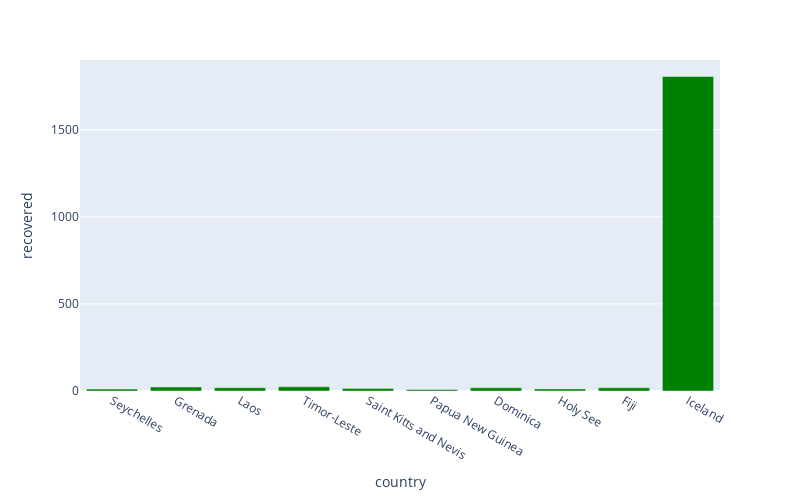

Notebook source saved alongside this figure:
### Markdown cell above
***
# <font color='green'>Top 10 worst affected countries-Recovered/Confirmed ratio</font>
***

### Code cell
country_df['r/c']=country_df['recovered']/country_df['confirmed']
r= country_df.sort_values('r/c', ascending=False)
#sorted_recovered_df = country_df.sort_values('recovered', ascending=True)
px.bar(
    r.head(10),
    x = "country",
    y = "recovered",
    #title= "Top 10 worst affected countries-Recovered cases", # the axis names
    color_discrete_sequence=["green"], 
    height=500,
    width=800
)

### Figure 1 — Plotly figure (JSON) as saved in the notebook; plotly's stock layout.template omitted (floating-point values rounded to 4 significant figures)
{"data": [{"alignmentgroup": "True", "hovertemplate": "country=%{x}<br>recovered=%{y}<extra></extra>", "legendgroup": "", "marker": {"color": "green"}, "name": "", "offsetgroup": "", "orientation": "v", "showlegend": false, "textposition": "auto", "type": "bar", "x": ["Seychelles", "Grenada", "Laos", "Timor-Leste", "Saint Kitts and Nevis", "Papua New Guinea", "Dominica", "Holy See", "Fiji", "Iceland"], "xaxis": "x", "y": [11, 23, 19, 24, 15, 8, 18, 12, 18, 1805], "yaxis": "y"}], "layout": {"barmode": "relative", "height": 500, "legend": {"tracegroupgap": 0}, "margin": {"t": 60}, "width": 800, "xaxis": {"anchor": "y", "domain": [0, 1], "title": {"text": "country"}}, "yaxis": {"anchor": "x", "domain": [0, 1], "title": {"text": "recovered"}}}}
